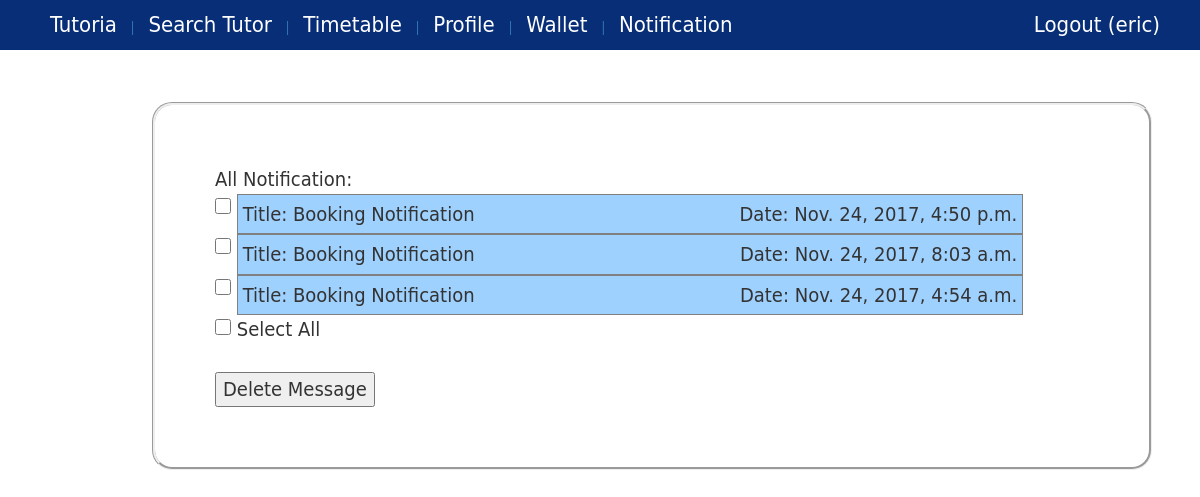
Page /notification/ (signed in) on the earlier database version.
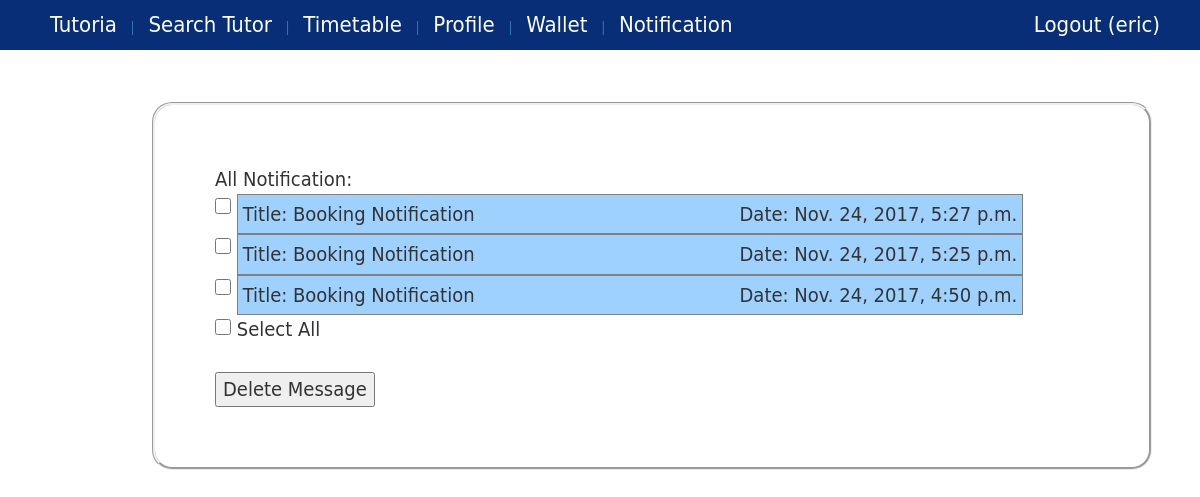
Same page on the later database version.
### core/models.py (models this page shows, shortened)
class Notification(models.Model):
    profile = models.ForeignKey(Profile, on_delete=models.CASCADE)
    title = models.CharField(max_length=100)
    message = models.CharField(max_length=1000)
    date = models.DateTimeField()
    checked = models.BooleanField(default=False)

### core/views.py (the view)
# urls.py: url(r'^notification/$', views.notification, name='view_notification'),
def notification(request):
    if request.user.username =="admin":
        request.session['title'] = "Restricted Access"
        request.session['message'] = "You are logged-in as admin."
        return HttpResponseRedirect(reverse('message'))
    if request.POST:
        msg=""
        context={}
        if 'message_id' in request.POST:
            IDs = request.POST.getlist('message_id')
        if len(IDs)==0:
            notif_list = Notification.objects.filter(profile=request.user.profile).order_by('-date')
            context={'list':notif_list,'msg': "No item is selected."}
            return render(request, 'notification.html', context)
        for each in IDs:
            try:
                s = Notification.objects.get(pk=each)
            except:
                notif_list = Notification.objects.filter(profile=request.user.profile).order_by('-date')
                context={'list':notif_list,'msg': "Item is already deleted."}
                return render(request, 'notification.html', context)
            s.delete()
        msg+="{} notifications has been deleted.".format(len(IDs))
        context['msg']=msg
        notif_list = Notification.objects.filter(profile=request.user.profile).order_by('-date')
        context['list']=notif_list
        return render(request, 'notification.html', context)
    else:
        notif_list = Notification.objects.filter(profile=request.user.profile).order_by('-date')
        context={'list':notif_list}
        return render(request, 'notification.html', context)

### core/models.py (called while the page is built)
    @property
    def hasNotification(self):
        return len(Notification.objects.filter(profile=self,checked=False))>0

### core/templates/notification.html (shortened to what this page needs)
{% extends 'base.html' %}
{% block content %}
    {% if list %}
        All Notification:
        <form action="{% url 'view_notification' %}" method="post">
            {% for each in list %}
                <div id="msg_{{each.id}}" class="msg_wrapper">
                        <input type="checkbox" name="message_id" value="{{each.id}}" class="checkbox_group"/>
                        <div class="second_wrapper">
                            {% if not each.checked %}
                                <div id="title_{{each.id}}" style="font-weight: bold" class="title_group">
                                    <span>Title: {{each.title}}</span>
                                    <span class="pull-right">Date: {{each.date}}</span>
                                </div>
                            {% else %}
                                <div id="title_{{each.id}}" class="title_group">
                                    <span>Title: {{each.title}}</span>
                                    <span class="pull-right">Date: {{each.date}}</span>
                                </div>
                            {% endif %}
                        </div>
                </div>
            {% endfor %}
        <input type="checkbox" id="select_all" onclick="selectAll()" class="checkbox_group"/> Select All
        <br/><br/>
        <input type="submit" value="Delete Message" onclick="return confirmDeleteMessage()">
    </form>
    {% else %}
        <h2>No Notification yet.</h2>
    {% endif %}
{% endblock %}

Differences in the rows shown:
removed Notification: title "Booking Notification", date "Nov. 24, 2017, 8:03 a.m."
removed Notification: title "Booking Notification", date "Nov. 24, 2017, 4:54 a.m."
added Notification: title "Booking Notification", date "Nov. 24, 2017, 5:27 p.m."
added Notification: title "Booking Notification", date "Nov. 24, 2017, 5:25 p.m."
